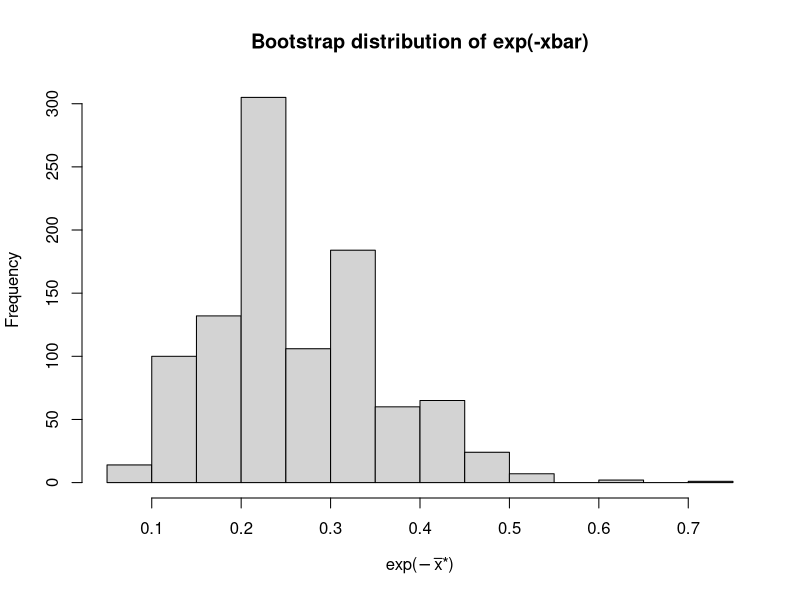

The R script that drew this image:
#     Example 5.3

n<- 10
nrep<-1000
xbar<- 1.4   # the only value needed from the data

set.seed(6)
x<- matrix(rpois(nrep*n,xbar),ncol=10)
xmean <- x %*% rep(1,n)/n
xmean<- c(xmean)

par(mfrow=c(1,1))
hist(exp(-xmean),
     nclass=20,
     xlab=expression(paste(exp,'(',-bar(x),'*)')),
     main='')
    
title('Bootstrap distribution of exp(-xbar)',cex=.4)
